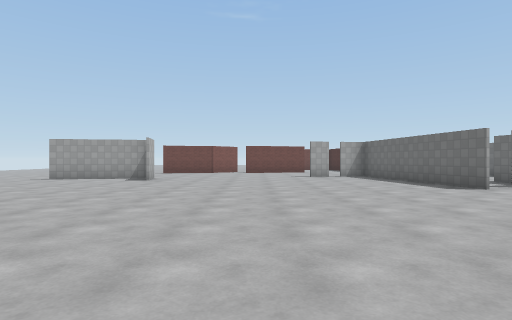
View 1 (above)

24 first-person views from a walk through a world built for the Gazebo simulator. The camera is 1.2 m above the floor, looks level and sees 80° across. The floor is counted in squares, 2 m on a side. Each view is taken from the middle of a square. On the plan, view 1 faces up. The plan holds only what a view shows up to about 9 squares ahead; the rest is blank. The place goes on beyond the plan. Simple patterns stand in for the simulator's built-in surfaces. Simple shapes stand in for some stock models.

View 2
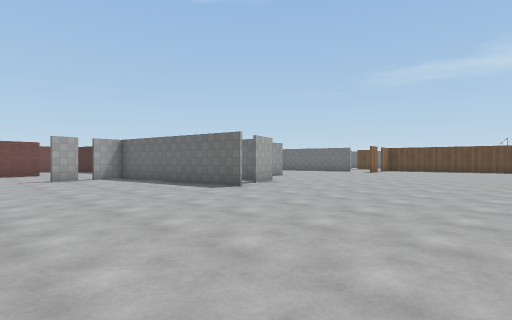

View 3
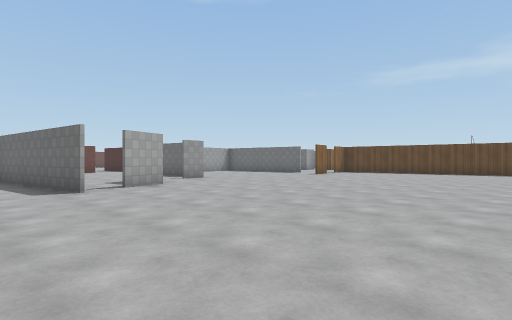

View 4
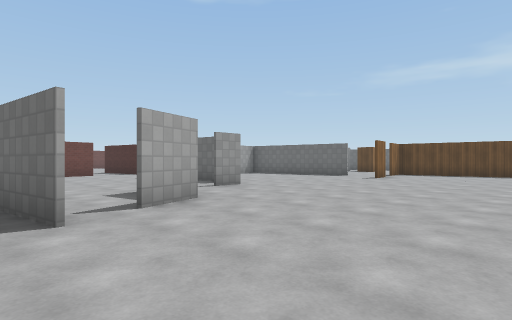

View 5
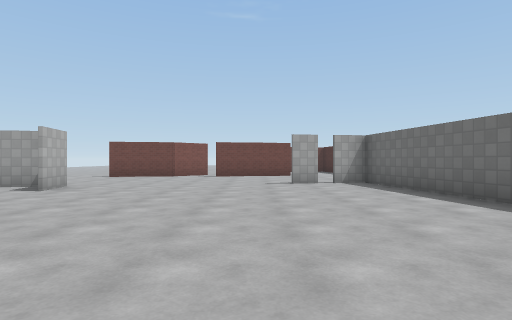

View 6
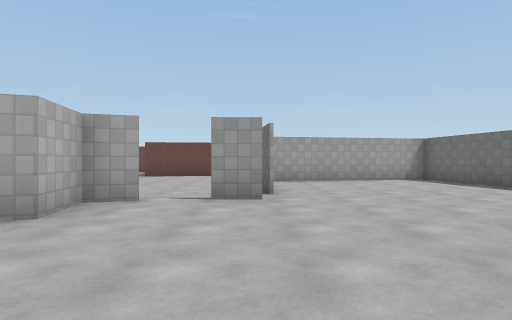

View 7
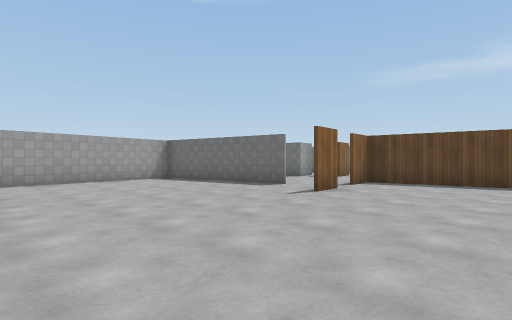

View 8
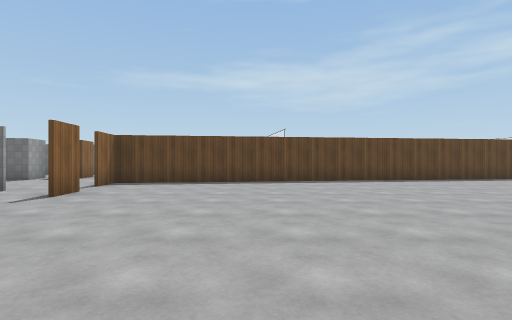

View 9
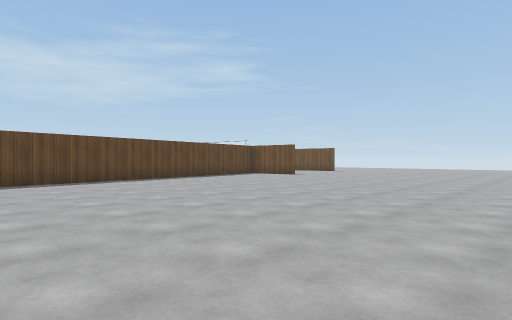

View 10
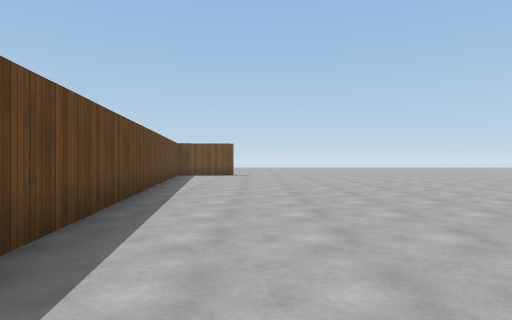

View 11
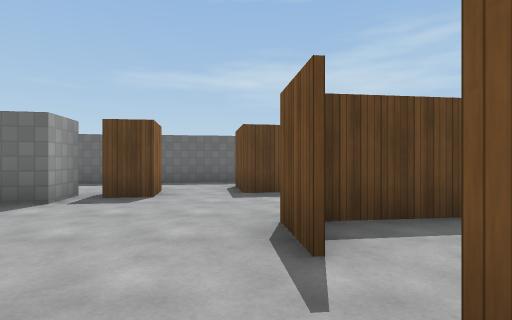

View 12
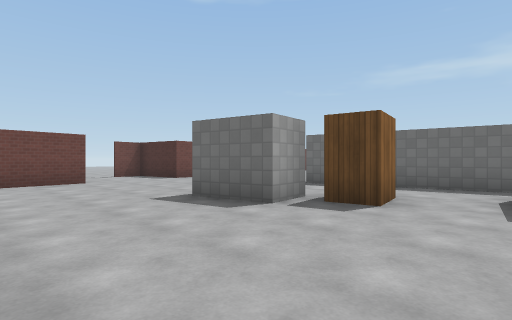

View 13
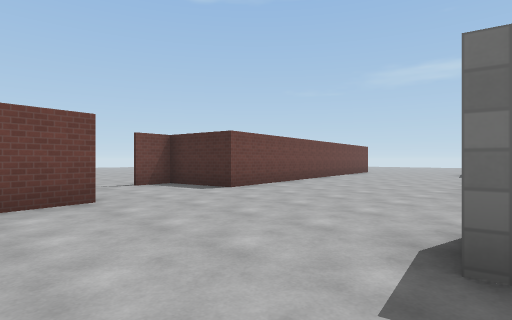

View 14
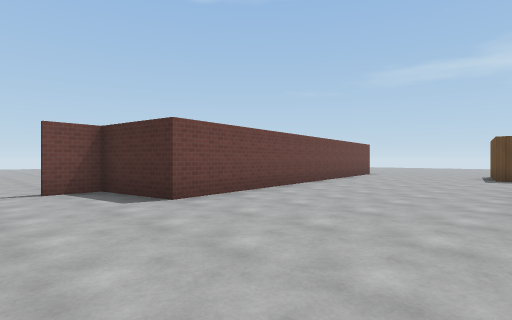

View 15
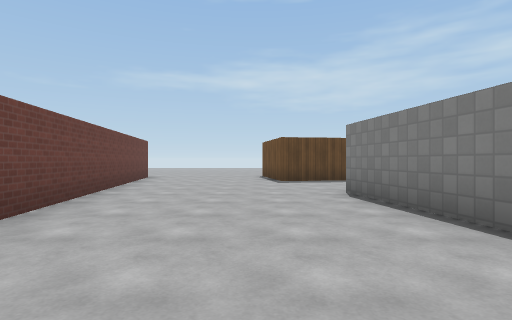

View 16
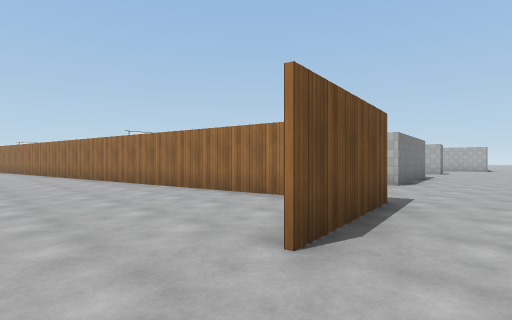

View 17
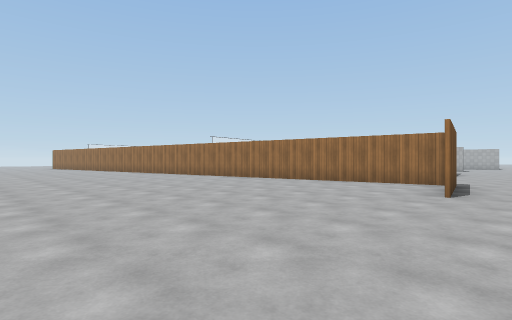

View 18
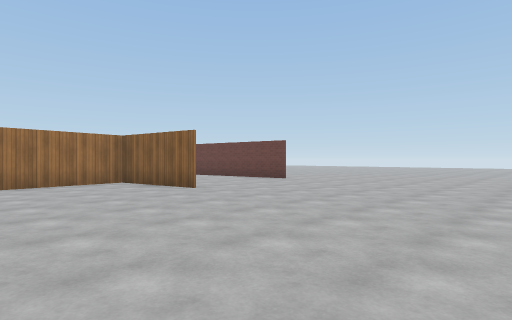

View 19
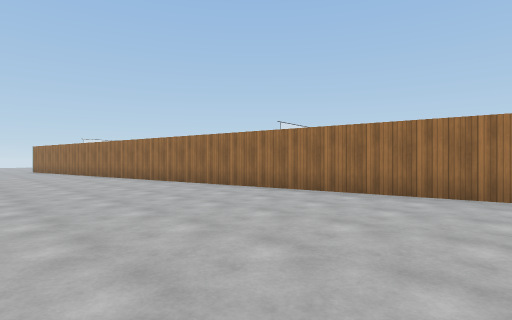

View 20
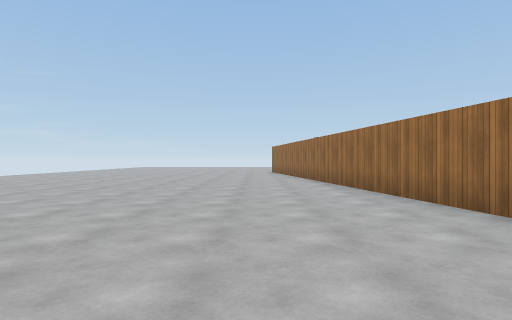

View 21
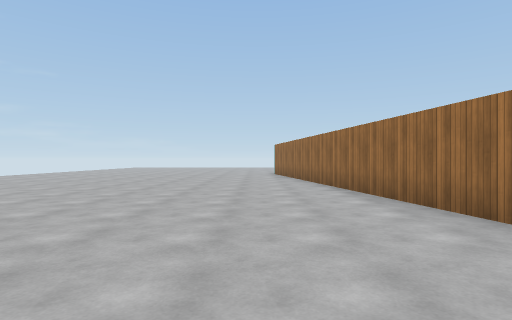

View 22
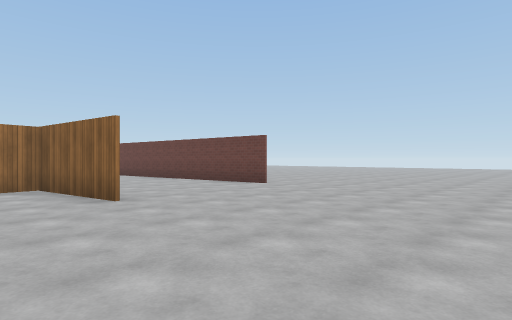

View 23
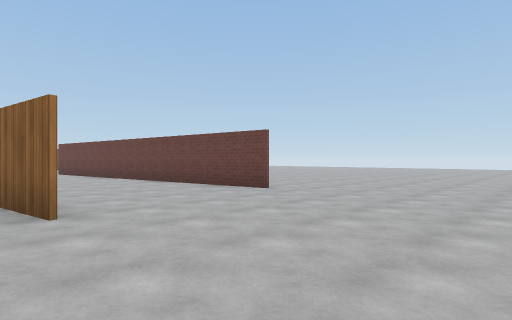

View 24
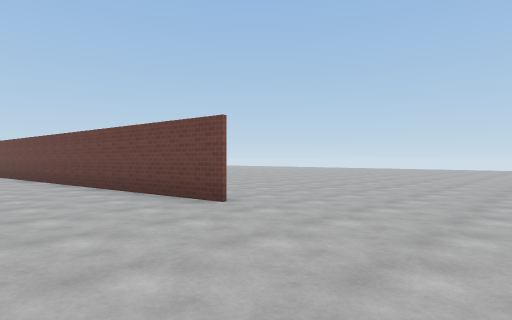

### Floor plan
Points are (right, up) in squares from view 1. A wall is a line through its corners. A room is listed if a view was taken in it or the views show most of it. See-through windows are left out.
Room 1 (views 1, 2, 3, 4, 5, 6, 7, 8, 9, 10, 11, 12)
walls: (4.7, 6.1) (3.9, 11.1) (3, 11); (6.8, 7.1) (5.6, 6.7); (7.3, 8.5) (6.6, 8.3); (2.7, 10.9) (1.9, 10.7); (14.8, 7.4) (13.8, 7.3); (14.9, 8.8) (14.1, 13.1); (-3.3, 10) (-3.1, 8.8); (12.8, 13.1) (9.4, 12.5); (-3.8, 9.8) (-4.5, 9.7); (18.6, -3.6) (16.9, 7.6) (15.8, 7.5)
ways out: opening at (2, 12.5); opening at (8, 8.5); gap at (3, 11)
Room 2 (views 13, 14, 15)
walls: (22.5, 12.9) (25.7, 13.3); (19.3, 11) (18.2, 10.8) (17.9, 12.4); (19.9, 9.8) (18.9, 9.6) (18.8, 10.4); (17.6, 16.7) (15.7, 16.4); (22.2, 8.5) (21.6, 12.7); (19.7, 7.4) (19.5, 8.2) (20.9, 8.4); (29, 12.3) (28.7, 14.3) (29.6, 14.5); (29.4, 18.6) (20.4, 17.1); (15.8, 7.6) (17.1, 7.7)
ways out: opening at (18.5, 17) to room 3; opening at (30, 16.5) to room 3; opening at (18.5, 8)
Room 3 (views 16, 17, 18, 19, 20, 21, 22, 23, 24)
walls: (30.6, 18.8) (29.4, 18.6); (29.6, 14.5) (31.5, 14.8); (20.4, 17.1) (20, 19.2) (19.1, 19.1); (31.5, 14.7) (28.8, 14.2) (31.5, -3.5)
ways out: opening at (18.5, 17) to room 2; opening at (30, 16.5) to room 2; gap at (18.5, 19)

Positions as (right, up) in squares from view 1, and headings:
1: (0, 0), facing up
2: (0, 1), facing up-right
3: (3, 0), facing up-right
4: (4, 3), facing up-right
5: (1, 3), facing up
6: (9, 4), facing up
7: (9, 4), facing up-right
8: (9, 4), facing right
9: (9, 3), facing down-right
10: (16, 5), facing down
11: (14, 8), facing right
12: (15, 8), facing up-right
13: (16, 12), facing up-right
14: (18, 13), facing up-right
15: (20, 15), facing right
16: (33, 16), facing down-left
17: (37, 16), facing down-left
18: (37, 11), facing up-left
19: (35, 10), facing down-left
20: (33, 7), facing down
21: (33, 5), facing down
22: (36, 13), facing up-left
23: (35, 14), facing up-left
24: (34, 16), facing up-left
